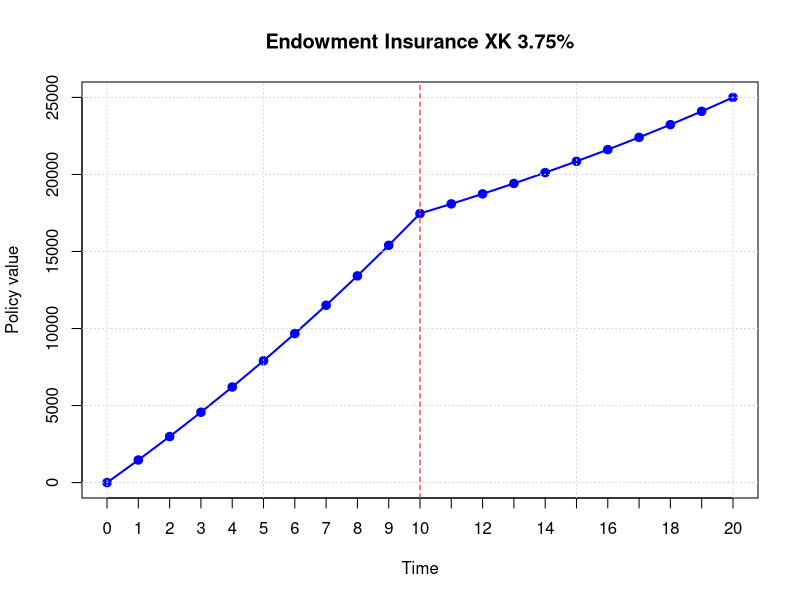
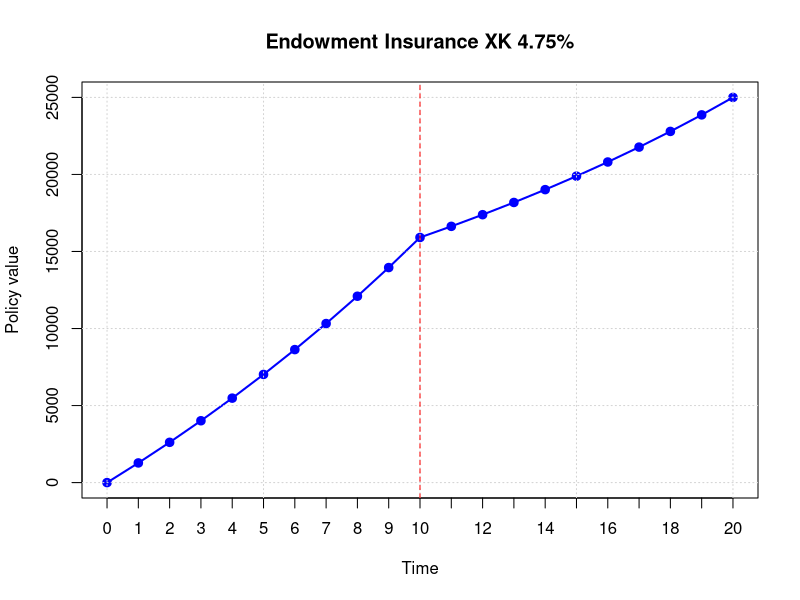
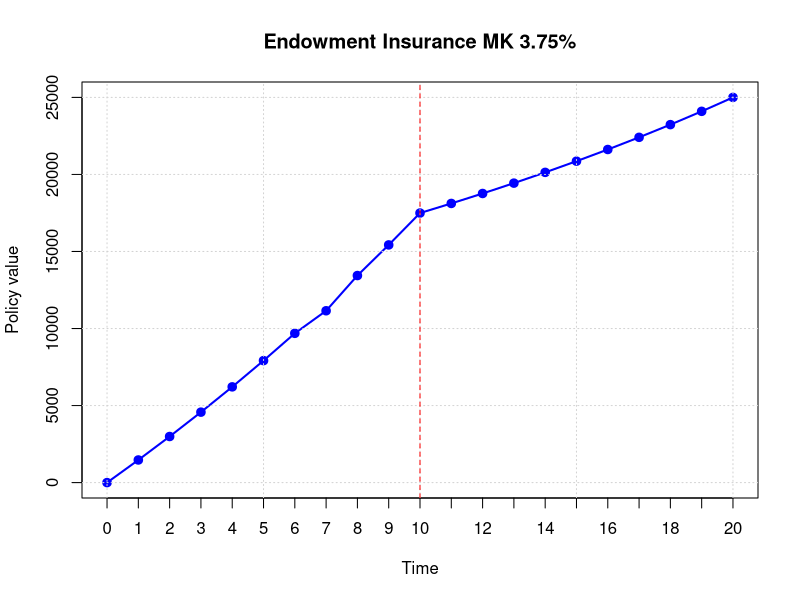

Recreate these plots in R, in order.
#####################################################
#HIPPOCRATE INSURANCE: Luisa Scaroni, Maria Theodosiou, Chao Gao, Kit Ching Choy
#####################################################
#R CODE FOR PRACTISE SESSION 2: CREATING AN INSURANCE
#####################################################

#First of all, since we consider an XK table we consider two different weights
#for women and male in order to calculate the mixed one through the MK and FK
#considering K+1 and the following weights 
#weight women=0.35
#weight men=0.65
#------>usually more men sign an insurance contract compared to women
ww=0.35 #weight women
wm=0.65 #weight men
 
#########################################
#Then we define all the values which do not change because of the sex or kind of table->'constant' ones
b1=0.1 #Inventory Vharge on Reserve
b2=0.001 #Inventory Charge on Capital
KL=25000 #Capital Life
C=0.13 #Acquisition Charge
fr=2.5 #Flatrate
#########################################


#-----------------------
###############################
###############################
#one with no changes: XK TABLE#
###############################
###############################
i=0.0375 #intrest rate
v=(1+i)^(-1) #discount factor
v #0.9638554
v20=v^(20)
v20 #0.4788923

#With weighted average we calculate axm for the different ages: 35,45,55
axm35=ww*8.466155 +wm*8.419714
axm45=ww*8.408833+wm*8.305200 
axm55=ww*8.237478 +wm*8.009992
axm35 #8.435968
axm45 #8.341472
axm55 #8.089612

#We calculate the weighted average of Term Life Insurance
Axn35=ww*0.034258 +wm*0.064182 
Axn45=ww*0.080992 +wm*0.142899 
Axn55=ww*0.204318 +wm*0.310098 
Axn35 #0.0537086
Axn45 #0.1212315
Axn55 #0.273075

#We calculate the weighted Pure Endowment in order to find UP
nEx35=ww*0.453045+wm*0.430497
nEx45=ww*0.416723+wm*0.370765
nEx55=ww*0.322763+wm*0.248278
nEx35 #0.4383888
nEx45 #0.3868503
nEx55 #0.2743478

#We calculate Unique Premium 
UP35=(nEx35+Axn35)*KL
UP45=(nEx45+Axn45)*KL
UP55=(nEx55+Axn55)*KL
UP35 #12302.44
UP45 # 12702.44
UP55 #13685.57

#we calculate the Periodic Premium
PP35=UP35/axm35
PP45=UP45/axm45
PP55=UP55/axm55
PP35  #1458.331
PP45   #1522.758
PP55  #1691.746

if (10*PP35 > UP35) {
  print("RIGHT: PP payments are more expensive than lump sum")
} else {
  print("PP payments are cheaper than lump sum")
}
if (10*PP45 > UP45) {
  print("RIGHT: PP payments are more expensive than lump sum")
} else {
  print("PP payments are cheaper than lump sum")
}

if (10*PP55 > UP55) {
  print("RIGHT: PP payments are more expensive than lump sum")
} else {
  print("PP payments are cheaper than lump sum")
}

#------------------------------------------------
#WE NOW CALCULATE THE COMMERCIAL TARIFF PREMIUM#
#I consider interest rate=3.65
#I define the values and then calculate:
#Pure Endowment:
nEx35i=ww*0.461867+wm*0.438881
nEx45i=ww*0.424838 +wm*0.377985
nEx55i=ww*0.329049 +wm*0.253113 
nEx35i #0.4469261
nEx45i #0.3943836
nEx55i #0.2796906

#Term Insurance:
Axn35i=ww*0.034649 +wm*0.064914 
Axn45i=ww*0.081955+wm*0.144544 
Axn55i=ww*0.2067267 +wm*0.313525 
Axn35i #0.05432125
Axn45i #0.1226379
Axn55i #0.2761456

#Temporary Annuity for n years:
axn35i=ww*14.297555 +wm*14.090866
axn45i=ww*14.005716 +wm*13.558867 
axn55i=ww*13.182709 +wm*12.306306 
axn35i #14.16321
axn45i #13.71526
axn55i #12.61305

#Inventory Premium:
Pprime35=KL*(nEx35i+Axn35i+b2*axn35i)
Pprime45=KL*(nEx45i+Axn45i+b2*axn45i)
Pprime55=KL*(nEx55i+Axn55i+b2*axn55i)
Pprime35 #12885.26
Pprime45 #13268.42
Pprime55 #14211.23

#Commercial Premium
Psecond35=Pprime35/(1-C)
Psecond45=Pprime45/(1-C)
Psecond55=Pprime55/(1-C)
Psecond35 #14810.65
Psecond45 #15251.05
Psecond55 #16334.75

#Single Tariff Premium
UPnew35=Psecond35+fr
UPnew45=Psecond45+fr
UPnew55=Psecond55+fr
UPnew35 #14813.15
UPnew45 #15253.55
UPnew55 #16337.25

#Annuity factor for the premium payment period m=10
axm35new=ww*8.500410 +wm*8.453684 
axm45new=ww*8.442731 +wm*8.338462 
axm55new=ww*8.270311  +wm* 8.041439
axm35new #8.470038
axm45new #8.374956
axm55new #8.121544

#Periodic Tariff Premium
PPnew35=(Psecond35+10*fr)/axm35new
PPnew45=(Psecond45+10*fr)/axm45new
PPnew55=(Psecond55+10*fr)/axm55new
PPnew35 #1751.544
PPnew45 #1824.016
PPnew55 #2014.364

if (10*PPnew35 > UPnew35) {
  print("RIGHT: PP payments are more expensive than lump sum")
} else {
  print("PP payments are cheaper than lump sum")
}
if (10*PPnew45 > UPnew45) {
  print("RIGHT: PP payments are more expensive than lump sum")
} else {
  print("PP payments are cheaper than lump sum")
}

if (10*PPnew55 > UPnew55) {
  print("RIGHT: PP payments are more expensive than lump sum")
} else {
  print("PP payments are cheaper than lump sum")
}

#----------------------------------------------------
##########################
##########################
###only males: MK TABLE###
##########################
##########################
#Number of lives at age x:
l35male=955896.29
l45male=924868.45
l55male=859297.42
l65male=716046.27
l75male=445495.73

#Term Insurance:
Axn35male=0.064182 
Axn45male=0.142899 
Axn55male=0.310098 

#Net Single Premium:
UP35male=(v20*l55male/l35male+Axn35male)*KL
UP45male=(v20*l65male/l45male+Axn45male)*KL
UP55male=(v20*l75male/l55male+Axn55male)*KL
UP35male  #12366.99
UP45male  #12841.61
UP55male  #13959.4

#Net Periodic Premium:
PP35male=UP35male/8.419714 #divided by Temporary Life Annuity
PP45male=UP45male/8.305200
PP55male=UP55male/8.009992
PP35male #1468.813
PP45male #1546.213
PP55male #1742.748

if (10*PP35male > UP35male) {
  print("RIGHT: PP payments are more expensive than lump sum")
} else {
  print("PP payments are cheaper than lump sum")
}
if (10*PP45male > UP45male) {
  print("RIGHT: PP payments are more expensive than lump sum")
} else {
  print("PP payments are cheaper than lump sum")
}
if (10*PP55male > UP55male) {
  print("RIGHT: PP payments are more expensive than lump sum")
} else {
  print("PP payments are cheaper than lump sum")
}

#Inventory Premium:
Pprime35male=KL*(0.438881 +0.064914+b2*14.090866)
Pprime45male=KL*(0.377985+0.144544+b2*13.558867)
Pprime55male=KL*(0.253113 +0.313525+b2*12.306306 )
Pprime35male #12947.15
Pprime45male #13402.2
Pprime55male #14473.61

#Commercial Premium:
Psecond35male=Pprime35male/(1-C)
Psecond45male=Pprime45male/(1-C)
Psecond55male=Pprime55male/(1-C)
Psecond35male #14881.78
Psecond45male #15404.82
Psecond55male #16636.33

#Final Single Premium
UPnew35male=Psecond35male+fr
UPnew45male=Psecond45male+fr
UPnew55male=Psecond55male+fr
UPnew35male #14884.28
UPnew45male #15407.32
UPnew55male #16638.83

#Final Periodic Premium
PPnew35male=(Psecond35male+10*fr)/8.453684 
PPnew45male=(Psecond45male+10*fr)/8.338462 
PPnew55male=(Psecond55male+10*fr)/8.041439
PPnew35male #1763.347
PPnew45male #1850.44
PPnew55male #2071.934

if (10*PPnew35male > UPnew35male) {
  print("RIGHT: PP payments are more expensive than lump sum")
} else {
  print("PP payments are cheaper than lump sum")
}
if (10*PPnew45male > UPnew45male) {
  print("RIGHT: PP payments are more expensive than lump sum")
} else {
  print("PP payments are cheaper than lump sum")
}
if (10*PPnew55male > UPnew55male) {
  print("RIGHT: PP payments are more expensive than lump sum")
} else {
  print("PP payments are cheaper than lump sum")
}

#----------------------------------------------
###########################
###########################
###increasing rate: 4.75###
###########################
###########################
iincr=0.0475 #increased interest rate
vincr=(1+iincr)^(-1) #discount factor
v20incr=vincr^(20) 

#I use XK table so I have to calculate the weighted average
#Temporary Annuity:
axm35incr=ww*8.136204+wm*8.092499
axm45incr=ww*8.08230428882253+wm*7.984769
axm55incr=ww*7.921146+wm*7.706948
axm35incr #8.107796
axm45incr #8.018906
axm55incr #7.781917

#Term Insurance:
Axn35incr=ww*0.034258 +wm*0.064182 
Axn45incr=ww*0.080992 +wm*0.142899 
Axn55incr=ww*0.204318 +wm*0.310098 
Axn35incr #0.0537086
Axn45incr #0.1212315
Axn55incr #0.273075

#Pure Endowment:
nEx35incr=ww*0.373958+wm*0.355347
nEx45incr=ww*0.343977+wm*0.306042
nEx55incr=ww*0.266419+wm*0.204937
nEx35incr #0.3618609
nEx45incr #0.3193192
nEx55incr #0.2264557

#Net Single Premium:
UP35incr=(nEx35incr+Axn35incr)*KL
UP45incr=(nEx45incr+Axn45incr)*KL
UP55incr=(nEx55incr+Axn55incr)*KL
UP35incr #103895.24
UP45incr #11013.77
UP55incr #12488.27

#Net Periodic Premnium
PP35incr=UP35incr/axm35incr
PP45incr=UP45incr/axm45incr
PP55incr=UP55incr/axm55incr
PP35incr #1281.389
PP45incr #1373.475
PP55incr #1604.78

if (10*PP35incr > UP35incr) {
  print("RIGHT: PP payments are more expensive than lump sum")
} else {
  print("PP payments are cheaper than lump sum")
}
if (10*PP45incr > UP45incr) {
  print("RIGHT: PP payments are more expensive than lump sum")
} else {
  print("PP payments are cheaper than lump sum")
}
if (10*PP55incr > UP55incr) {
  print("RIGHT: PP payments are more expensive than lump sum")
} else {
  print("PP payments are cheaper than lump sum")
}

#----------------------------------------------------
#Calculate Tariff Premium  with i=4.65%
#Pure Endowment:
incrnEx35i=ww*0.381170 +wm*0.362200 
incrnEx45i=ww*0.350610+wm*0.311944 
incrnEx55i=ww*0.271557 +wm*0.208889 
incrnEx35i #0.3688395
incrnEx45i #0.3254771
incrnEx55i #0.2308228

#Term Insurance:
incrAxn35i=ww*0.030991 +wm*0.058064 
incrAxn45i=ww*0.072948 +wm*0.129150
incrAxn55i=ww*0.184198 +wm*0.281393 
incrAxn35i #0.04858845
incrAxn45i #0.1094793
incrAxn55i #0.2473747

#Temporary Annuity
incraxn35i=ww*13.229534 +wm*13.047185 
incraxn45i=ww*12.973042 +wm*12.578386
incraxn55i=ww*12.248431 +wm*11.471397 
incraxn35i #13.11101
incraxn45i #12.71652
incraxn55i #11.74336

#Inventory Premium
Pprime35incr=KL*(incrnEx35i+incrAxn35i+b2*incraxn35i)
Pprime45incr=KL*(incrnEx45i+incrAxn45i+b2*incraxn45i)
Pprime55incr=KL*(incrnEx55i+incrAxn55i+b2*incraxn55i)
Pprime35incr #10763.47
Pprime45incr #11191.82
Pprime55incr #12248.52

#Commercial Premium
Psecond35incr=Pprime35incr/(1-C)
Psecond45incr=Pprime45incr/(1-C)
Psecond55incr=Pprime55incr/(1-C)
Psecond35incr #12371.81
Psecond45incr #12864.16
Psecond55incr #14078.76

#Tariff Premium
UPnew35incr=Psecond35incr+fr
UPnew45incr=Psecond45incr+fr
UPnew55incr=Psecond55incr+fr
UPnew35incr #
UPnew45incr #
UPnew55incr #

#Unique Premium
axm35newincr=ww*8.168197 +wm*8.124228 
axm45newincr=ww*8.113967 +wm*8.015843 
axm55newincr=ww*7.951824 +wm*7.736344 
axm35newincr  #12374.31
axm45newincr #12866.66
axm55newincr #14081.26

#Periodic Premium:
PPnew35incr=(Psecond35incr+10*fr)/axm35newincr
PPnew45incr=(Psecond45incr+10*fr)/axm45newincr
PPnew55incr=(Psecond55incr+10*fr)/axm55newincr
PPnew35incr #1523.021
PPnew45incr #1601.101
PPnew55incr #1805.452
if (10*PPnew35incr > UPnew35incr) {
  print("RIGHT: PP payments are more expensive than lump sum")
} else {
  print("PP payments are cheaper than lump sum")
}
if (10*PPnew45incr > UPnew45incr) {
  print("RIGHT: PP payments are more expensive than lump sum")
} else {
  print("PP payments are cheaper than lump sum")
}
if (10*PPnew55incr > UPnew55incr) {
  print("RIGHT: PP payments are more expensive than lump sum")
} else {
  print("PP payments are cheaper than lump sum")
}


####################################################
####################################################
#######PART 3######################################
###################################################
#Code for plotting the three graphs
# We create a graph for alle the case
#XK TABLE: 3.75%
t <- 0:20
reserves_XK <- c(
  0.00,       # t=0
  1465.902235	,    # t=1 
  2987.10582	,    # t=2
  4565.921777	,    # t=3
  6204.813427	,    # t=4
  7906.415726	,    # t=5
  9673.557878	 ,    # t=6
  11509.28981	,   # t=7
  13416.91325	,   # t=8
  15400.0181	,   # t=9
  17462.52542	,
  18089.53036,	
  18740.5442	,
  19416.82589	,
  20119.77199	,
  20850.94033	,
  21612.07834,	
  22405.15679	,
  23232.41026,	
  24096.38554	,
  25000	  # t=10 (END)
  
)
plot(t, reserves_XK, type="o", pch=19, col="blue", lwd=2,
     main="Endowment Insurance XK 3.75%",
     xlab="Time", 
     ylab="Policy value",
     xaxt="n") 

axis(1, at=0:20, labels=0:20)

grid()

abline(v=10, col="red", lty=2)

#########################################
#------------------------------------------
# XK 4.75%
t <- 0:20
reserves_XK <- c(
  
  0	,
  1276.515866	,
  2613.581751	,
  4014.271855	,
  5481.868437	,
  7019.885439	,
  8632.095934	,
  10322.56412	,
  12095.68272	,
  13956.21667	,
  15909.35456	,
  16631.33361	,
  17388.06951	,
  18181.65334	,
  19014.39213	,
  19888.84412	,
  20807.86092	,
  21774.63794	,
  22792.7749	,
  23866.34845	,
  25000	
)

plot(t, reserves_XK, type="o", pch=19, col="blue", lwd=2,
     main="Endowment Insurance XK 4.75%",
     xlab="Time", 
     ylab="Policy value",
     xaxt="n") 

axis(1, at=0:20, labels=0:20)

grid()

abline(v=10, col="red", lty=2)

###############################
#------------------------------
#MK 3.75
t <- 0:20
reserves_MK <- c(
  
  0	,
  1468.047122	,
  2991.382752	,
  4572.377511	,
  6213.572083	,
  7917.700053	,
  9687.714627	,
  11152.81991	,
  13438.50761	,
  15426.60005	,
  17495.30083	,
  18117.91475	,
  18764.45702	,
  19436.26377	,
  20134.8293	,
  20861.83371	,
  21619.17595	,
  22409.01323	,
  23233.80821	,
  24096.38554	,
  25000
  
)

plot(t, reserves_MK, type="o", pch=19, col="blue", lwd=2,
     main="Endowment Insurance MK 3.75%",
     xlab="Time", 
     ylab="Policy value",
     xaxt="n")

axis(1, at=0:20, labels=0:20)

grid()

abline(v=10, col="red", lty=2)

##############################################
##############################################
#PROFIT SHARING#
#calculate the profit sharing and dotation
KL=25000
KO=25000
wd=0.02
policyvalue5=7906.415726
dotation=wd*policyvalue5 #158.1283
deltaKL=dotation/(0.5329968+0.05304 ) #269.8266
deltaKO=deltaKL #269.8266
newKO=KO+deltaKO #25269.83
newKL=KL+deltaKL
